Frame 1 (no input): blank canvas, image omitted
Frame 60 (the mouse pressed at the canvas centre just before this capture): blank canvas, image omitted
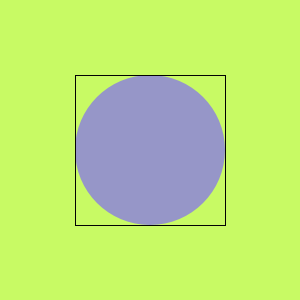
Frame 120 (the mouse held since frame 60 and released just before this capture)

The Processing sketch whose frames 1 and 60 were blank and that drew this single picture after the mouse press (run headless with seeded random() and noise(); from frame 60 on, the mouse is pressed at the canvas centre):

// Processing sketch: processing_35712
// ── processing_35712.pde

void setup(){
  size(300, 300);
  background(200,250,100);
}
void draw(){
  background(200,250,100);
  noStroke();
  fill(mouseX,mouseY,200);
  ellipse(mouseX,mouseY,mouseX,mouseY);
  fill(mouseY,mouseX,200);
  triangle(mouseY-20,mouseX-20,mouseY,mouseX,mouseY+20,mouseY+20);
  stroke(1);
  noFill();
  rectMode(CENTER);
  rect(width/2,height/2,mouseX,mouseX);
}
